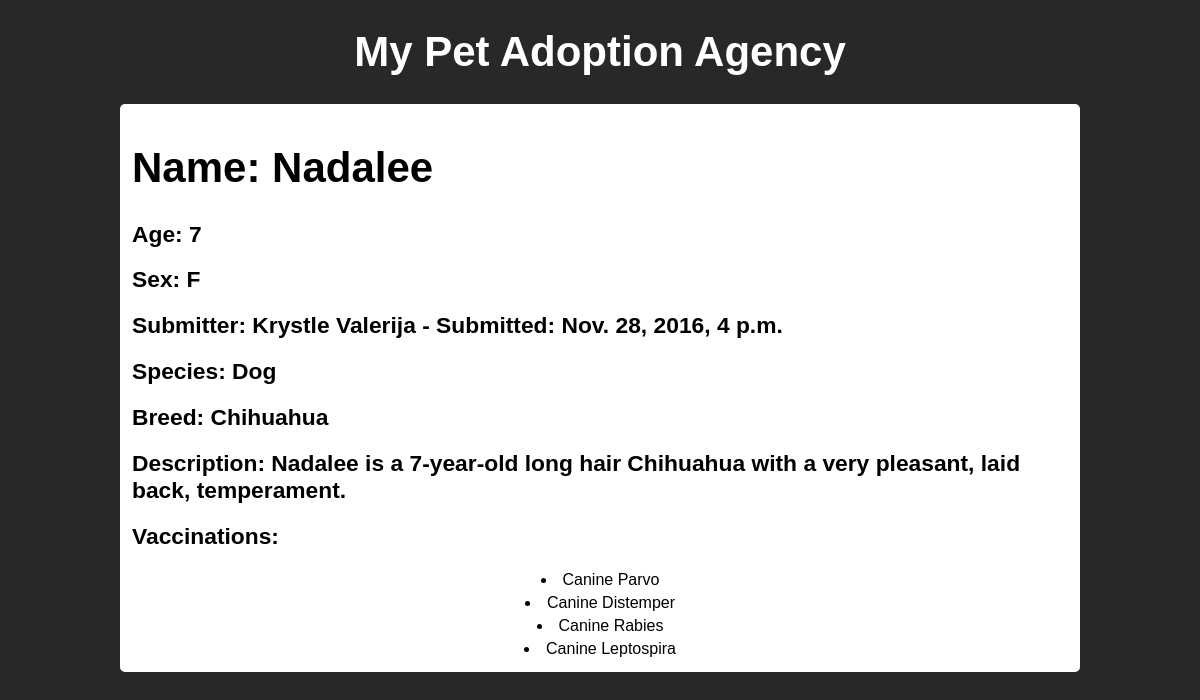
The page /firstApp/7/ on the database its author committed.
### firstApp/models.py (models this page shows)
class Pet(models.Model):
    sexChoices = [('M', 'Male'), ('F', 'Female')]
    name = models.CharField(max_length=100)
    submitter = models.CharField(max_length=100)
    species = models.CharField(max_length=30)
    breed = models.CharField(max_length=30, blank=True)
    description = models.TextField()
    sex = models.CharField(max_length=1, choices=sexChoices, blank=True)
    age = models.IntegerField()
    submissionDate =models.DateTimeField()
    vaccinations = models.ManyToManyField('Vaccine', blank = True)

class Vaccine(models.Model):
    name = models.CharField(max_length=50)

### firstApp/views.py (the view)
# urls.py: path('firstApp/<int:pet_id>/', views.pet_detail, name="pet_detail"),
def pet_detail(request, pet_id):
    try:
        pet = Pet.objects.get(id=pet_id)
    except:
        raise Http404("No pet associated with that ID number")
    return render(request, 'pet_detail.html', {'pet':pet,})

### firstApp/templates/pet_detail.html (shortened to what this page needs)
{%extends "base.html"%}
{%block content%}
<h1>Name: {{pet.name|title}}</h1>
<h2>Age: {{pet.age}}</h2>
<h2>Sex: {{pet.sex|capfirst}}</h2>
<h2>Submitter: {{pet.submitter|title}} - Submitted: {{pet.submissionDate}}</h2>
<h2>Species: {{pet.species|capfirst}}</h2>
<h2>Breed: {{pet.breed|title}}</h2>
<h2>Description: {{pet.description|capfirst}}</h2>
<h2>Vaccinations:</h2>
{% if pet.vaccinations.all %}
    {% for v in pet.vaccinations.all %}
        <li>{{v.name|capfirst}}</li>
    {% endfor %}
{% else %}
<li>NONE</li>
{% endif %}
{%endblock%}

### static/style.css (style rules this page uses)
* { font-family: Arial, Helvetica, sans-serif; }
h1 { font-size: 3.5vw; }
body { width: 80%; margin-left: 10%; }
li { padding-top: 0.2vw; padding-bottom: 0.2vw; text-align: center; }
h2 { font-size: 1.9vw; }

### rows shown on the page
Pet: name "Nadalee", age "7", sex "F", submitter "Krystle Valerija", submissionDate "Nov. 28, 2016, 4 p.m.", species "Dog", breed "Chihuahua", description "Nadalee is a 7-year-old long hair Chihuahua with a very pleasant, laid back, temperament."
Vaccine: name "Canine Parvo"
Vaccine: name "Canine Distemper"
Vaccine: name "Canine Rabies"
Vaccine: name "Canine Leptospira"
